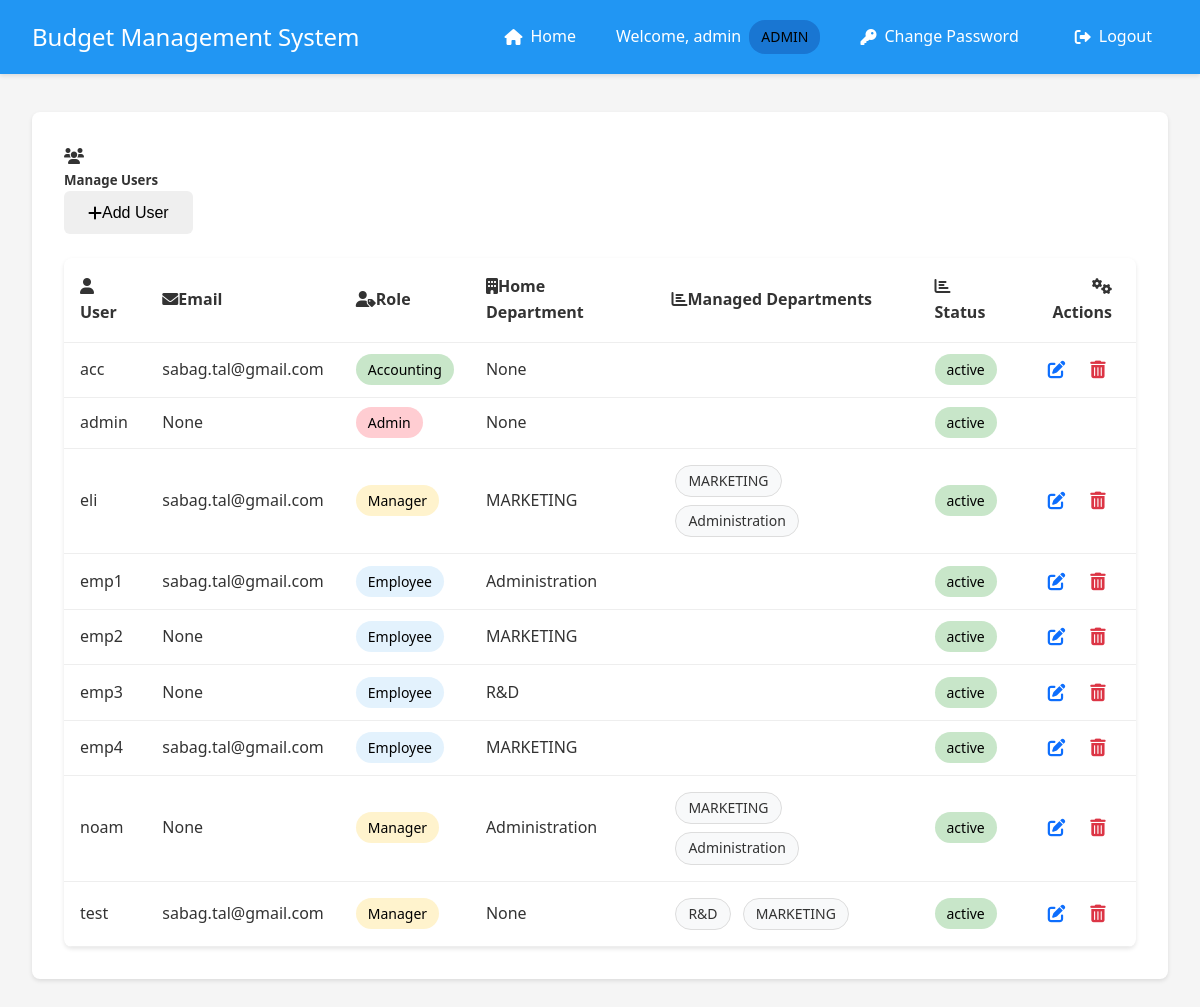
Before: /admin/users (signed in) with the older database file.
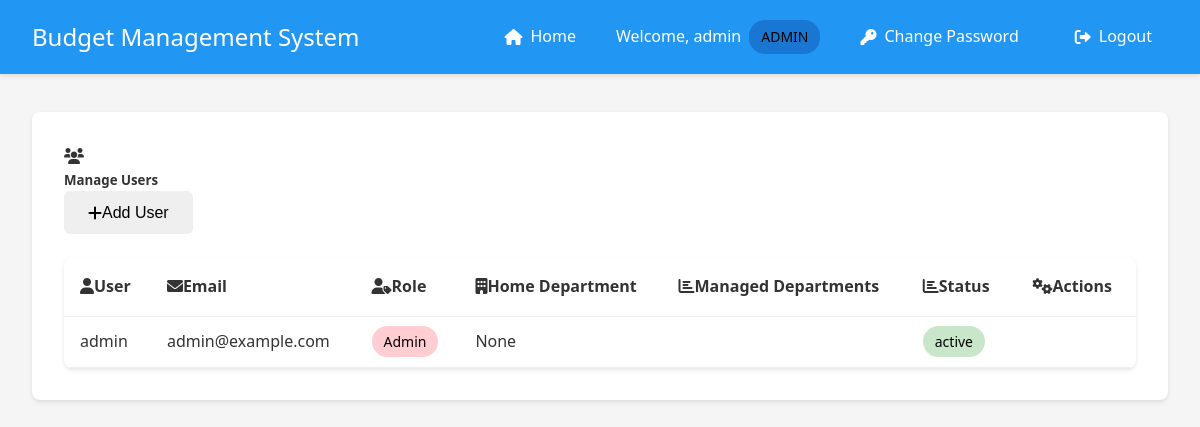
After: the same page with the newer database file.
### app.py (models this page shows, shortened)
class User(UserMixin, db.Model):
    __tablename__ = 'user'
    id = db.Column(db.Integer, primary_key=True)
    username = db.Column(db.String(80), unique=True, nullable=False)
    email = db.Column(db.String(120), unique=False, nullable=False)
    password = db.Column(db.String(120), nullable=False)
    is_manager = db.Column(db.Boolean, default=False)
    is_admin = db.Column(db.Boolean, default=False)
    is_accounting = db.Column(db.Boolean, default=False)
    status = db.Column(db.String(20), default='active')  # active, inactive, pending
    department_id = db.Column(db.Integer, db.ForeignKey('department.id'))
    home_department = db.relationship('Department',
                                    foreign_keys=[department_id],
                                    back_populates='employees')
    managed_departments = db.relationship('Department',
                                       secondary=manager_departments,
                                       backref=db.backref('department_managers', lazy='dynamic'))
    submitted_expenses = db.relationship('Expense',
                                       primaryjoin='User.id==Expense.user_id',
                                       backref='submitter',
                                       lazy=True)
    handled_expenses = db.relationship('Expense',
                                     primaryjoin='User.id==Expense.manager_id',
                                     backref='handler',
                                     lazy=True)

class Department(db.Model):
    __tablename__ = 'department'
    id = db.Column(db.Integer, primary_key=True)
    name = db.Column(db.String(100), nullable=False)
    budget = db.Column(db.Float, default=0.0)
    employees = db.relationship('User', foreign_keys='User.department_id', back_populates='home_department')
    categories = db.relationship('Category', backref='department', lazy=True)

### app.py (the view)
@app.route('/admin/users')
@login_required
def manage_users():
    if not current_user.is_admin:
        flash('Access denied. Admin privileges required.', 'danger')
        return redirect(url_for('index'))
    search = request.args.get('search', '').strip()
    department_filter = request.args.get('department', 'all')
    role_filter = request.args.get('role', 'all')
    query = User.query
    if search:
        search_pattern = f"%{search}%"
        query = query.filter(User.username.like(search_pattern))
    if department_filter != 'all':
        query = query.filter(User.department_id == department_filter)
    if role_filter == 'admin':
        query = query.filter(User.is_admin == True)
    elif role_filter == 'manager':
        query = query.filter(User.is_manager == True)
    elif role_filter == 'employee':
        query = query.filter(User.is_admin == False, User.is_manager == False)
    users = query.order_by(User.username).all()
    departments = Department.query.order_by(Department.name).all()
    return render_template('manage_users.html',
                         users=users,
                         departments=departments,
                         search=search,
                         department_filter=department_filter,
                         role_filter=role_filter)

### app.py (called while the page is built)
@login_manager.user_loader
def load_user(user_id):
    user = User.query.get(int(user_id))
    if user and user.status == 'inactive':
        return None
    return user

### templates/manage_users.html (shortened to what the changed rows need)
{% extends "base.html" %}
{% block content %}
<div class="container-fluid">
    <div class="row">
        <div class="col-12">
            <div class="card shadow-sm">
                <div class="card-body">
                    <div class="table-responsive">
                        <table class="table table-hover align-middle">
                            <thead class="table-light">
                                <tr>
                                    <th scope="col"><i class="fas fa-user me-2"></i>User</th>
                                    <th scope="col"><i class="fas fa-envelope me-2"></i>Email</th>
                                    <th scope="col"><i class="fas fa-user-tag me-2"></i>Role</th>
                                    <th scope="col"><i class="fas fa-building me-2"></i>Home Department</th>
                                    <th scope="col"><i class="fas fa-chart-bar me-2"></i>Managed Departments</th>
                                    <th scope="col"><i class="fas fa-chart-bar me-2"></i>Status</th>
                                    <th scope="col" class="actions-header"><i class="fas fa-cogs me-2"></i>Actions</th>
                                </tr>
                            </thead>
                            <tbody>
                                {% for user in users %}
                                <tr data-user-id="{{ user.id }}" class="view-row">
                                    <td>{{ user.username }}</td>
                                    <td>{{ user.email }}</td>
                                    <td>
                                        {% if user.is_admin %}
                                        <span class="badge bg-danger">Admin</span>
                                        {% elif user.is_manager %}
                                        <span class="badge bg-warning">Manager</span>
                                        {% elif user.is_accounting %}
                                        <span class="badge bg-success">Accounting</span>
                                        {% else %}
                                        <span class="badge bg-info">Employee</span>
                                        {% endif %}
                                    </td>
                                    <td>{{ user.home_department.name if user.home_department else 'None' }}</td>
                                    <td>
                                        {% if user.is_manager %}
                                        <ul class="managed-departments-list">
                                            {% for dept in user.managed_departments %}
                                            <li>{{ dept.name }}</li>
                                            {% endfor %}
                                        </ul>
                                        {% endif %}
                                    </td>
                                    <td>
                                        <span class="badge bg-{{ 'success' if user.status == 'active' else 'secondary' }}">
                                            {{ user.status }}
                                        </span>
                                    </td>
                                    <td class="actions-cell">
                                        {% if not user.is_admin %}
                                        <button onclick="startEdit({{ user.id }})" class="action-btn edit" title="Edit User">
                                            <i class="fas fa-edit"></i>
                                        </button>
                                        {% endif %}
                                        {% if user.id != current_user.id and not user.is_admin %}
                                        <button onclick="deleteUser({{ user.id }})" class="action-btn delete" title="Delete User">
                                            <i class="fas fa-trash-alt"></i>
                                        </button>
                                        {% endif %}
                                    </td>
                                </tr>
                                {% endfor %}
                            </tbody>
                        </table>
                    </div>
                </div>
            </div>
        </div>
    </div>
</div>
{% endblock %}

### templates/base.html (shortened to what this page needs)
<!DOCTYPE html>
<html lang="en">
<head>
    <link rel="stylesheet" href="{{ url_for('static', filename='style.css') }}">
    <link href="https://cdnjs.cloudflare.com/ajax/libs/font-awesome/6.0.0/css/all.min.css" rel="stylesheet">
</head>
<body>
    <nav class="navbar">
        <div class="nav-brand">Budget Management System</div>
        <div class="nav-items">
            {% if current_user.is_authenticated %}
                {% if current_user.is_admin %}
                    <a href="{{ url_for('index') }}" class="nav-link">
                        <i class="fas fa-home"></i> Home
                    </a>
                {% endif %}
                <span class="user-info">
                    Welcome, {{ current_user.username }}
                    {% if current_user.is_admin %}
                        <span class="badge admin">ADMIN</span>
                    {% elif current_user.is_manager %}
                        <span class="badge">MANAGER</span>
                    {% elif current_user.is_accounting %}
                        <span class="badge accounting">ACCOUNTING</span>
                    {% endif %}
                </span>
                <a href="{{ url_for('change_password') }}" class="nav-link">
                    <i class="fas fa-key"></i> Change Password
                </a>
                <a href="{{ url_for('logout') }}" class="nav-link">
                    <i class="fas fa-sign-out-alt"></i> Logout
                </a>
            {% else %}
                <a href="{{ url_for('login') }}" class="nav-link">
                    <i class="fas fa-sign-in-alt"></i> Login
                </a>
            {% endif %}
        </div>
    </nav>
    <div class="content">
        {% block content %}{% endblock %}
    </div>
</body>
</html>

Changed rows visible on the page:
removed User: username "acc", email "sabag.tal@gmail.com", is_admin "Accounting", home_department "None", status "active"
removed User: username "eli", email "sabag.tal@gmail.com", is_admin "Manager", home_department "MARKETING", status "active"
removed Department: name "MARKETING"
removed Department: name "Administration"
removed User: username "emp1", email "sabag.tal@gmail.com", is_admin "Employee", home_department "Administration", status "active"
removed User: username "emp2", email "None", is_admin "Employee", home_department "MARKETING", status "active"
removed User: username "emp3", email "None", is_admin "Employee", home_department "R&D", status "active"
removed User: username "emp4", email "sabag.tal@gmail.com", is_admin "Employee", home_department "MARKETING", status "active"
removed User: username "noam", email "None", is_admin "Manager", home_department "Administration", status "active"
removed User: username "test", email "sabag.tal@gmail.com", is_admin "Manager", home_department "None", status "active"
no longer on this page (row unchanged): Department: name "R&D", shown under "test"
changed User "admin": email "None" → "admin@example.com"
